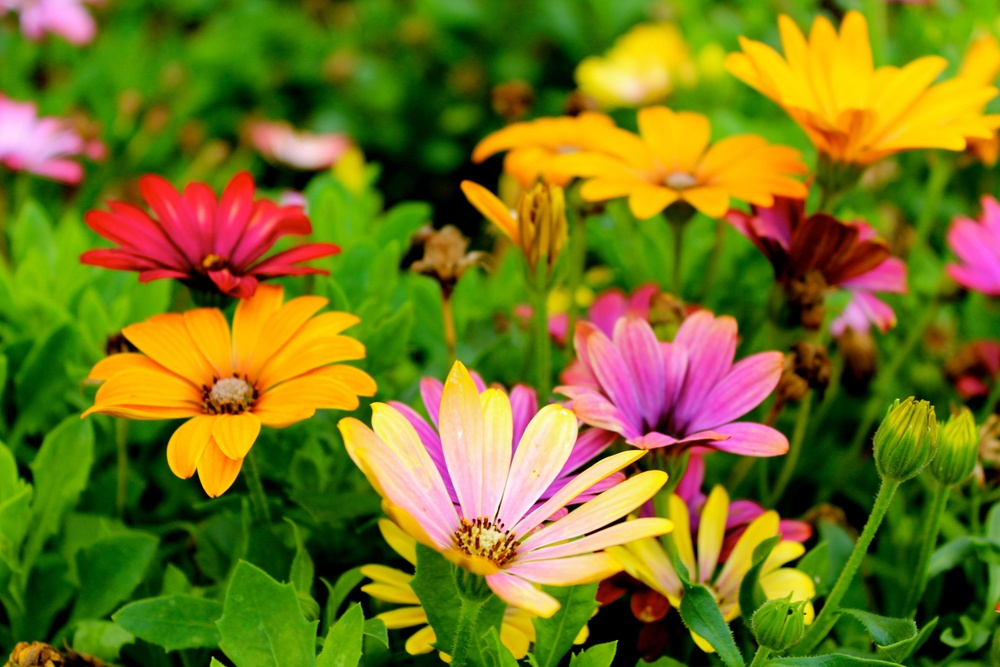
#> input picture dataset/flower.jpg, 1000 x 667 px, shrunk from 5184 x 3456 before the run, found by its file name
$ python lesson8_canny_edge_detection.py
#> lines starting #> are read from the running program, lines starting #| are printed output that depends on the picture
"""
==========================================
Module 6 - Image Filtering
Lesson 8 - Canny Edge Detection
==========================================
"""

import cv2

# Load the image
image = cv2.imread("dataset/flower.jpg")
#> image is the input picture: shape (667, 1000, 3); mean B, G, R 27.5, 117.1, 117

# Convert image to Grayscale
gray_image = cv2.cvtColor(image, cv2.COLOR_BGR2GRAY)
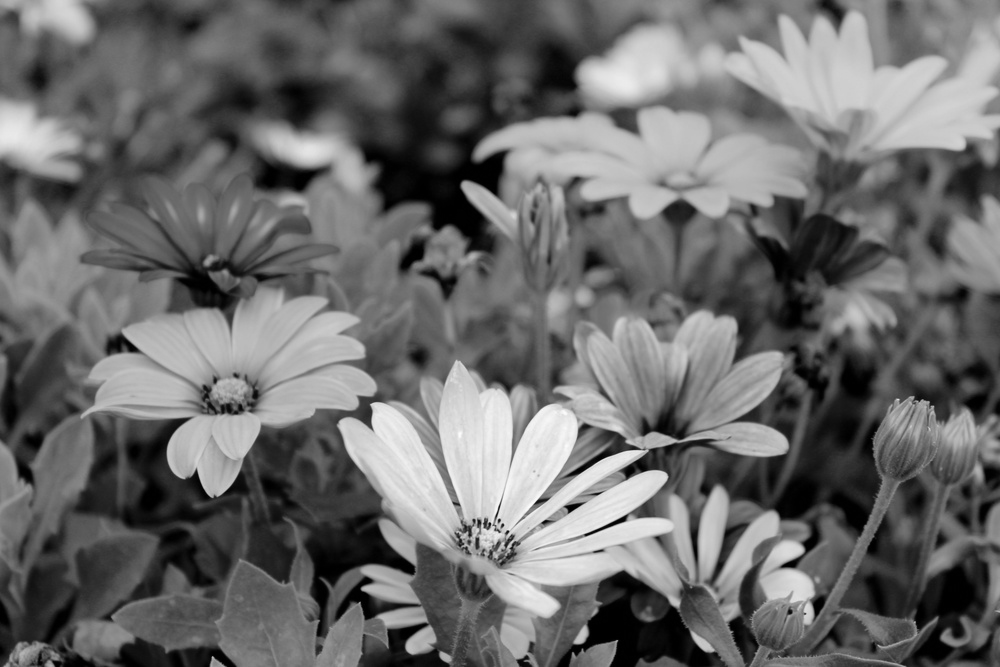
#> gray_image: shape (667, 1000); min 0, max 252, mean 106.9

# Apply Gaussian Blur
blurred_image = cv2.GaussianBlur(gray_image, (5, 5), 0)

# Apply Canny Edge Detection
canny_edges = cv2.Canny(blurred_image, 100, 200)
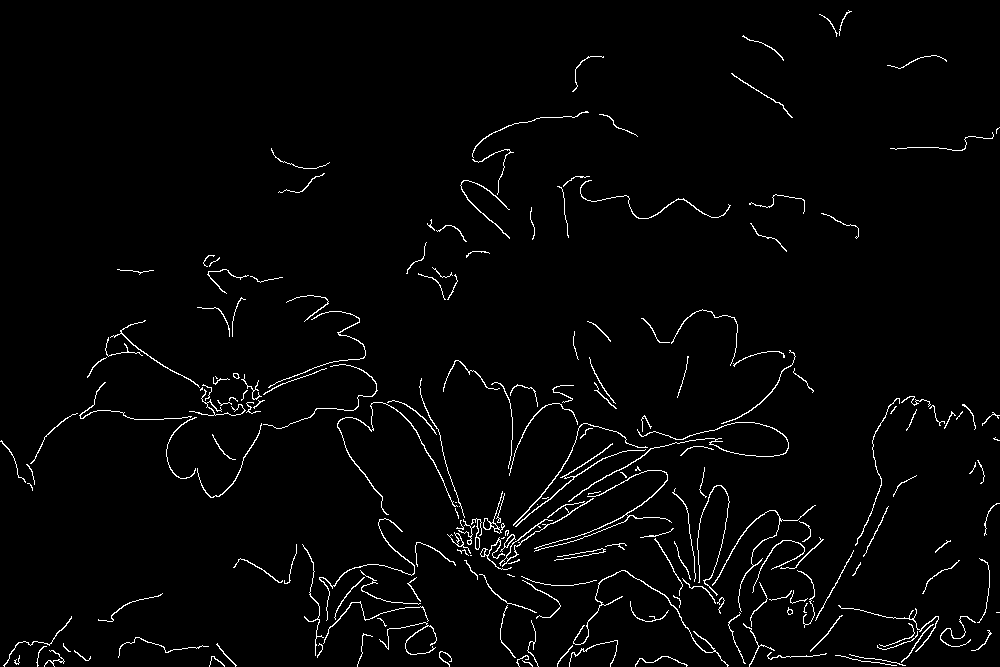
#> canny_edges: shape (667, 1000); 2.3% white in thin lines or dots

# Display Images
cv2.imshow("Original Image", image)
cv2.imshow("Grayscale Image", gray_image)
cv2.imshow("Blurred Image", blurred_image)
cv2.imshow("Canny Edge Detection", canny_edges)

# Wait for a key press
cv2.waitKey(0)

# Close all windows
cv2.destroyAllWindows()

print("Module 6 - Lesson 8 Completed Successfully!")
